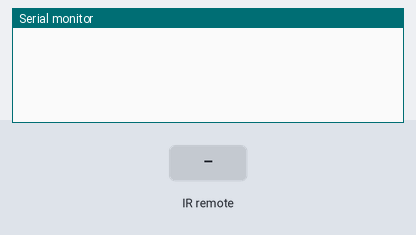
Simulated run of this sketch. Board: Arduino Uno, built with avr-gcc and run on an emulated ATmega328P. Shown: the last lines printed to the serial monitor. Inputs (shaded band) come from the test bench.

Above: at 1.2 s.
1.3 s: infrared code 0xFF9867 received
At 2.4 s:
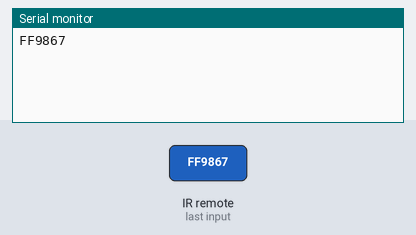
2.8 s: infrared code 0xFFB04F received
At 3.6 s:
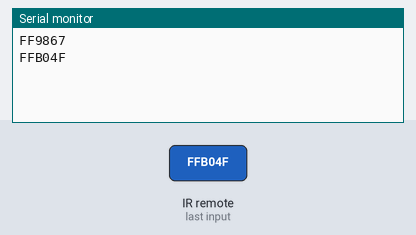
4.3 s: infrared code 0xFF906F received
At 4.8 s:
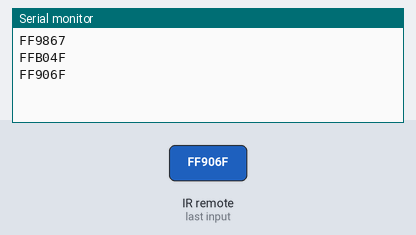
5.8 s: infrared code 0xFFE01F received
At 7.3 s:
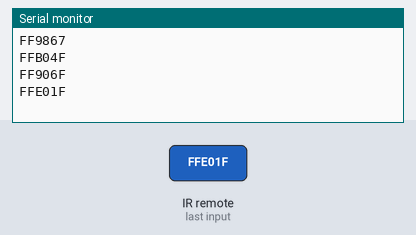

Measured:
- after the input at 1.3 s, the serial monitor: prints a new line at once (image 1)
- after the input at 2.8 s, the serial monitor: prints a new line at once (image 2)
- after the input at 4.3 s, the serial monitor: prints a new line at once (image 3)
- after the input at 5.8 s, the serial monitor: prints a new line at once (image 4)

The sketch:

telecomando_e_pulsanti.ino
```cpp
#include <IRremote.h>
IRrecv irrecv(10);
decode_results res;

#define KY_OK 0
#define KY_NO 1
#define KY_UP 2
#define KY_DOWN 3
#define KY_NONE 4
                        // DOWN UP OK START
#define TH_OK 203       // o o o x
#define TH_NO 406       // o o x o
#define TH_UP 610       // o x o o
#define TH_DOWN 765     // x o o o
#define TH_NONE 1023

int soglia = 5;
void setup() {
  Serial.begin(9600);
  irrecv.enableIRIn();
}
void loop(){
  int readKeys();
  L_IRsensor();
}
int readKeys() {
  int buttons = analogRead(A2);
  Serial.println(buttons);

  if ( ((buttons > 203 - soglia) && (buttons < 203 + soglia)) or (res.value == 0xFF9867) ){            // OK = FF9867
    Serial.println("OK");
    return KY_OK;
  } else if ( ((buttons > 406 - soglia) && (buttons < 406 + soglia)) or (res.value == 0xFFB04F) ){      // NO = FFB04F
    Serial.println("NO");
    return KY_NO;
  } else if ( ((buttons > 610 - soglia) && (buttons < 610 + soglia)) or (res.value == 0xFF906F) ){      // UP = FF906F
    Serial.println("UP");
    return KY_UP;
  } else if ( ((buttons > 816 - soglia) && (buttons < 816 + soglia)) or (res.value == 0xFFE01F) ){      // DOWN = FFE01F
    Serial.println("DOWN");
    return KY_DOWN;
  } else return KY_NONE;

  delay(10);
}
void L_IRsensor(){
  if (irrecv.decode(&res)){
    Serial.println(res.value, HEX);
    irrecv.resume();
  }
  delay(100);
}
```
